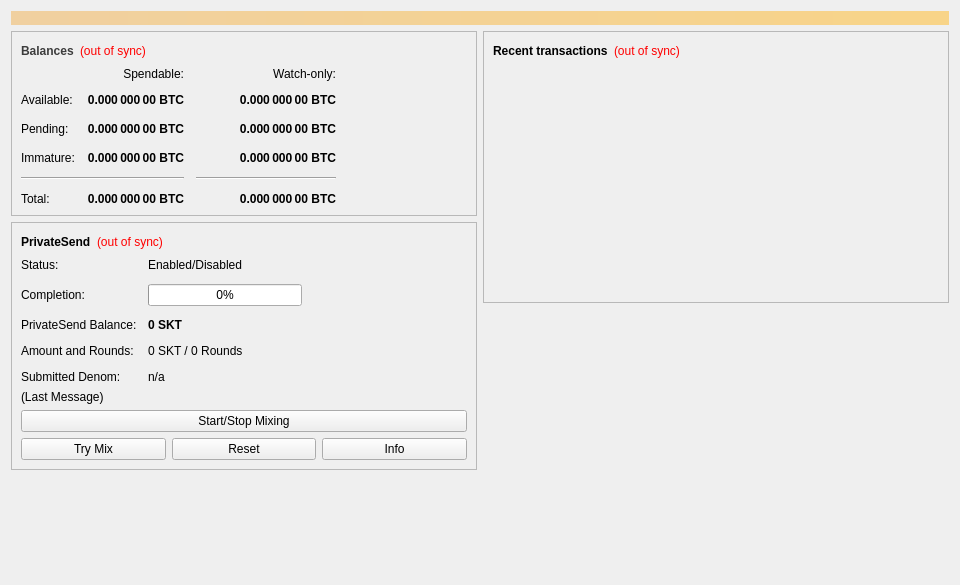
<?xml version="1.0" encoding="UTF-8"?>
<ui version="4.0">
 <class>OverviewPage</class>
 <widget class="QWidget" name="OverviewPage">
  <property name="geometry">
   <rect>
    <x>0</x>
    <y>0</y>
    <width>960</width>
    <height>585</height>
   </rect>
  </property>
  <property name="minimumSize">
   <size>
    <width>960</width>
    <height>0</height>
   </size>
  </property>
  <property name="windowTitle">
   <string>Form</string>
  </property>
  <layout class="QVBoxLayout" name="topLayout">
   <item>
    <widget class="QLabel" name="labelAlerts">
     <property name="visible">
      <bool>false</bool>
     </property>
     <property name="styleSheet">
      <string notr="true">background-color: qlineargradient(x1: 0, y1: 0, x2: 1, y2: 0, stop:0 #F0D0A0, stop:1 #F8D488); color:#000000;</string>
     </property>
     <property name="wordWrap">
      <bool>true</bool>
     </property>
     <property name="margin">
      <number>3</number>
     </property>
    </widget>
   </item>
   <item>
    <layout class="QHBoxLayout" name="horizontalLayout" stretch="1,1">
     <item>
      <layout class="QVBoxLayout" name="verticalLayout_2">
       <item>
        <widget class="QFrame" name="frame">
         <property name="frameShape">
          <enum>QFrame::StyledPanel</enum>
         </property>
         <property name="frameShadow">
          <enum>QFrame::Raised</enum>
         </property>
         <layout class="QVBoxLayout" name="verticalLayout_4">
          <item>
           <layout class="QHBoxLayout" name="horizontalLayout_4">
            <item>
             <widget class="QLabel" name="label_5">
              <property name="palette">
               <palette>
                <active>
                 <colorrole role="WindowText">
                  <brush brushstyle="SolidPattern">
                   <color alpha="255">
                    <red>0</red>
                    <green>0</green>
                    <blue>0</blue>
                   </color>
                  </brush>
                 </colorrole>
                </active>
                <inactive>
                 <colorrole role="WindowText">
                  <brush brushstyle="SolidPattern">
                   <color alpha="255">
                    <red>60</red>
                    <green>60</green>
                    <blue>60</blue>
                   </color>
                  </brush>
                 </colorrole>
                </inactive>
                <disabled>
                 <colorrole role="WindowText">
                  <brush brushstyle="SolidPattern">
                   <color alpha="255">
                    <red>133</red>
                    <green>133</green>
                    <blue>133</blue>
                   </color>
                  </brush>
                 </colorrole>
                </disabled>
               </palette>
              </property>
              <property name="font">
               <font>
                <weight>75</weight>
                <bold>true</bold>
               </font>
              </property>
              <property name="styleSheet">
               <string notr="true">
</string>
              </property>
              <property name="text">
               <string>Balances</string>
              </property>
             </widget>
            </item>
            <item>
             <widget class="QLabel" name="labelWalletStatus">
              <property name="toolTip">
               <string>The displayed information may be out of date. Your wallet automatically synchronizes with the MonetaryUnit network after a connection is established, but this process has not completed yet.</string>
              </property>
              <property name="styleSheet">
               <string notr="true">QLabel { color: red; }</string>
              </property>
              <property name="text">
               <string notr="true">(out of sync)</string>
              </property>
              <property name="alignment">
               <set>Qt::AlignLeading|Qt::AlignLeft|Qt::AlignVCenter</set>
              </property>
             </widget>
            </item>
            <item>
             <spacer name="horizontalSpacer_3">
              <property name="orientation">
               <enum>Qt::Horizontal</enum>
              </property>
              <property name="sizeHint" stdset="0">
               <size>
                <width>40</width>
                <height>20</height>
               </size>
              </property>
             </spacer>
            </item>
           </layout>
          </item>
          <item>
           <layout class="QGridLayout" name="gridLayout">
            <property name="spacing">
             <number>12</number>
            </property>
            <item row="2" column="2">
             <widget class="QLabel" name="labelWatchPending">
              <property name="font">
               <font>
                <weight>75</weight>
                <bold>true</bold>
               </font>
              </property>
              <property name="cursor">
               <cursorShape>IBeamCursor</cursorShape>
              </property>
              <property name="toolTip">
               <string>Unconfirmed transactions to watch-only addresses</string>
              </property>
              <property name="text">
               <string notr="true">0.000 000 00 BTC</string>
              </property>
              <property name="alignment">
               <set>Qt::AlignRight|Qt::AlignTrailing|Qt::AlignVCenter</set>
              </property>
              <property name="textInteractionFlags">
               <set>Qt::LinksAccessibleByMouse|Qt::TextSelectableByKeyboard|Qt::TextSelectableByMouse</set>
              </property>
             </widget>
            </item>
            <item row="2" column="1">
             <widget class="QLabel" name="labelUnconfirmed">
              <property name="font">
               <font>
                <weight>75</weight>
                <bold>true</bold>
               </font>
              </property>
              <property name="cursor">
               <cursorShape>IBeamCursor</cursorShape>
              </property>
              <property name="toolTip">
               <string>Total of transactions that have yet to be confirmed, and do not yet count toward the spendable balance</string>
              </property>
              <property name="text">
               <string notr="true">0.000 000 00 BTC</string>
              </property>
              <property name="alignment">
               <set>Qt::AlignRight|Qt::AlignTrailing|Qt::AlignVCenter</set>
              </property>
              <property name="textInteractionFlags">
               <set>Qt::LinksAccessibleByMouse|Qt::TextSelectableByKeyboard|Qt::TextSelectableByMouse</set>
              </property>
             </widget>
            </item>
            <item row="3" column="2">
             <widget class="QLabel" name="labelWatchImmature">
              <property name="font">
               <font>
                <weight>75</weight>
                <bold>true</bold>
               </font>
              </property>
              <property name="cursor">
               <cursorShape>IBeamCursor</cursorShape>
              </property>
              <property name="toolTip">
               <string>Mined balance in watch-only addresses that has not yet matured</string>
              </property>
              <property name="text">
               <string notr="true">0.000 000 00 BTC</string>
              </property>
              <property name="alignment">
               <set>Qt::AlignRight|Qt::AlignTrailing|Qt::AlignVCenter</set>
              </property>
              <property name="textInteractionFlags">
               <set>Qt::LinksAccessibleByMouse|Qt::TextSelectableByKeyboard|Qt::TextSelectableByMouse</set>
              </property>
             </widget>
            </item>
            <item row="4" column="0" colspan="2">
             <widget class="Line" name="lineSpendableBalance">
              <property name="orientation">
               <enum>Qt::Horizontal</enum>
              </property>
             </widget>
            </item>
            <item row="4" column="2">
             <widget class="Line" name="lineWatchBalance">
              <property name="sizePolicy">
               <sizepolicy hsizetype="Preferred" vsizetype="Fixed">
                <horstretch>0</horstretch>
                <verstretch>0</verstretch>
               </sizepolicy>
              </property>
              <property name="minimumSize">
               <size>
                <width>140</width>
                <height>0</height>
               </size>
              </property>
              <property name="orientation">
               <enum>Qt::Horizontal</enum>
              </property>
             </widget>
            </item>
            <item row="5" column="0">
             <widget class="QLabel" name="labelTotalText">
              <property name="text">
               <string>Total:</string>
              </property>
             </widget>
            </item>
            <item row="3" column="1">
             <widget class="QLabel" name="labelImmature">
              <property name="font">
               <font>
                <weight>75</weight>
                <bold>true</bold>
               </font>
              </property>
              <property name="cursor">
               <cursorShape>IBeamCursor</cursorShape>
              </property>
              <property name="toolTip">
               <string>Mined balance that has not yet matured</string>
              </property>
              <property name="text">
               <string notr="true">0.000 000 00 BTC</string>
              </property>
              <property name="alignment">
               <set>Qt::AlignRight|Qt::AlignTrailing|Qt::AlignVCenter</set>
              </property>
              <property name="textInteractionFlags">
               <set>Qt::LinksAccessibleByMouse|Qt::TextSelectableByKeyboard|Qt::TextSelectableByMouse</set>
              </property>
             </widget>
            </item>
            <item row="2" column="3">
             <spacer name="horizontalSpacer_2">
              <property name="orientation">
               <enum>Qt::Horizontal</enum>
              </property>
              <property name="sizeHint" stdset="0">
               <size>
                <width>40</width>
                <height>20</height>
               </size>
              </property>
             </spacer>
            </item>
            <item row="3" column="0">
             <widget class="QLabel" name="labelImmatureText">
              <property name="text">
               <string>Immature:</string>
              </property>
             </widget>
            </item>
            <item row="5" column="1">
             <widget class="QLabel" name="labelTotal">
              <property name="font">
               <font>
                <weight>75</weight>
                <bold>true</bold>
               </font>
              </property>
              <property name="cursor">
               <cursorShape>IBeamCursor</cursorShape>
              </property>
              <property name="toolTip">
               <string>Your current total balance</string>
              </property>
              <property name="text">
               <string notr="true">0.000 000 00 BTC</string>
              </property>
              <property name="alignment">
               <set>Qt::AlignRight|Qt::AlignTrailing|Qt::AlignVCenter</set>
              </property>
              <property name="textInteractionFlags">
               <set>Qt::LinksAccessibleByMouse|Qt::TextSelectableByKeyboard|Qt::TextSelectableByMouse</set>
              </property>
             </widget>
            </item>
            <item row="5" column="2">
             <widget class="QLabel" name="labelWatchTotal">
              <property name="font">
               <font>
                <weight>75</weight>
                <bold>true</bold>
               </font>
              </property>
              <property name="cursor">
               <cursorShape>IBeamCursor</cursorShape>
              </property>
              <property name="toolTip">
               <string>Current total balance in watch-only addresses</string>
              </property>
              <property name="text">
               <string notr="true">0.000 000 00 BTC</string>
              </property>
              <property name="alignment">
               <set>Qt::AlignRight|Qt::AlignTrailing|Qt::AlignVCenter</set>
              </property>
              <property name="textInteractionFlags">
               <set>Qt::LinksAccessibleByMouse|Qt::TextSelectableByKeyboard|Qt::TextSelectableByMouse</set>
              </property>
             </widget>
            </item>
            <item row="0" column="2">
             <widget class="QLabel" name="labelWatchonly">
              <property name="text">
               <string>Watch-only:</string>
              </property>
              <property name="alignment">
               <set>Qt::AlignRight|Qt::AlignTrailing|Qt::AlignVCenter</set>
              </property>
             </widget>
            </item>
            <item row="1" column="0">
             <widget class="QLabel" name="labelBalanceText">
              <property name="text">
               <string>Available:</string>
              </property>
             </widget>
            </item>
            <item row="1" column="1">
             <widget class="QLabel" name="labelBalance">
              <property name="font">
               <font>
                <weight>75</weight>
                <bold>true</bold>
               </font>
              </property>
              <property name="cursor">
               <cursorShape>IBeamCursor</cursorShape>
              </property>
              <property name="toolTip">
               <string>Your current spendable balance</string>
              </property>
              <property name="text">
               <string notr="true">0.000 000 00 BTC</string>
              </property>
              <property name="alignment">
               <set>Qt::AlignRight|Qt::AlignTrailing|Qt::AlignVCenter</set>
              </property>
              <property name="textInteractionFlags">
               <set>Qt::LinksAccessibleByMouse|Qt::TextSelectableByKeyboard|Qt::TextSelectableByMouse</set>
              </property>
             </widget>
            </item>
            <item row="1" column="2">
             <widget class="QLabel" name="labelWatchAvailable">
              <property name="font">
               <font>
                <weight>75</weight>
                <bold>true</bold>
               </font>
              </property>
              <property name="cursor">
               <cursorShape>IBeamCursor</cursorShape>
              </property>
              <property name="toolTip">
               <string>Your current balance in watch-only addresses</string>
              </property>
              <property name="text">
               <string notr="true">0.000 000 00 BTC</string>
              </property>
              <property name="alignment">
               <set>Qt::AlignRight|Qt::AlignTrailing|Qt::AlignVCenter</set>
              </property>
              <property name="textInteractionFlags">
               <set>Qt::LinksAccessibleByMouse|Qt::TextSelectableByKeyboard|Qt::TextSelectableByMouse</set>
              </property>
             </widget>
            </item>
            <item row="2" column="0">
             <widget class="QLabel" name="labelPendingText">
              <property name="text">
               <string>Pending:</string>
              </property>
             </widget>
            </item>
            <item row="0" column="1">
             <widget class="QLabel" name="labelSpendable">
              <property name="text">
               <string>Spendable:</string>
              </property>
              <property name="alignment">
               <set>Qt::AlignRight|Qt::AlignTrailing|Qt::AlignVCenter</set>
              </property>
             </widget>
            </item>
           </layout>
          </item>
         </layout>
        </widget>
       </item>
       <item>
        <widget class="QFrame" name="framePrivateSend">
         <property name="layoutDirection">
          <enum>Qt::LeftToRight</enum>
         </property>
         <property name="frameShape">
          <enum>QFrame::StyledPanel</enum>
         </property>
         <property name="frameShadow">
          <enum>QFrame::Raised</enum>
         </property>
         <layout class="QVBoxLayout" name="VerticalLayout_PS1">
          <item>
           <layout class="QHBoxLayout" name="horizontalLayout_5">
            <item>
             <widget class="QLabel" name="labelPrivateSendHeader">
              <property name="font">
               <font>
                <weight>75</weight>
                <bold>true</bold>
               </font>
              </property>
              <property name="text">
               <string>PrivateSend</string>
              </property>
             </widget>
            </item>
            <item>
             <widget class="QLabel" name="labelPrivateSendSyncStatus">
              <property name="toolTip">
               <string>The displayed information may be out of date. Your wallet automatically synchronizes with the MonetaryUnit network after a connection is established, but this process has not completed yet.</string>
              </property>
              <property name="styleSheet">
               <string notr="true">QLabel { color: red; }</string>
              </property>
              <property name="text">
               <string notr="true">(out of sync)</string>
              </property>
              <property name="alignment">
               <set>Qt::AlignLeading|Qt::AlignLeft|Qt::AlignVCenter</set>
              </property>
             </widget>
            </item>
            <item>
             <spacer name="horizontalSpacer_4">
              <property name="orientation">
               <enum>Qt::Horizontal</enum>
              </property>
              <property name="sizeHint" stdset="0">
               <size>
                <width>40</width>
                <height>20</height>
               </size>
              </property>
             </spacer>
            </item>
           </layout>
          </item>
          <item>
           <layout class="QFormLayout" name="privateSendFormLayout">
            <property name="fieldGrowthPolicy">
             <enum>QFormLayout::AllNonFixedFieldsGrow</enum>
            </property>
            <property name="horizontalSpacing">
             <number>11</number>
            </property>
            <property name="verticalSpacing">
             <number>12</number>
            </property>
            <item row="0" column="0">
             <widget class="QLabel" name="labelPrivateSendEnabledText">
              <property name="text">
               <string>Status:</string>
              </property>
             </widget>
            </item>
            <item row="0" column="1">
             <widget class="QLabel" name="labelPrivateSendEnabled">
              <property name="text">
               <string>Enabled/Disabled</string>
              </property>
             </widget>
            </item>
            <item row="1" column="0">
             <widget class="QLabel" name="labelCompletitionText">
              <property name="text">
               <string>Completion:</string>
              </property>
             </widget>
            </item>
            <item row="1" column="1">
             <widget class="QProgressBar" name="privateSendProgress">
              <property name="maximumSize">
               <size>
                <width>154</width>
                <height>16777215</height>
               </size>
              </property>
              <property name="value">
               <number>0</number>
              </property>
             </widget>
            </item>
            <item row="2" column="0">
             <widget class="QLabel" name="labelAnonymizedText">
              <property name="text">
               <string>PrivateSend Balance:</string>
              </property>
             </widget>
            </item>
            <item row="2" column="1">
             <widget class="QLabel" name="labelAnonymized">
              <property name="font">
               <font>
                <weight>75</weight>
                <bold>true</bold>
               </font>
              </property>
              <property name="text">
               <string notr="true">0 SKT</string>
              </property>
             </widget>
            </item>
            <item row="3" column="0">
             <widget class="QLabel" name="labelAmountAndRoundsText">
              <property name="text">
               <string>Amount and Rounds:</string>
              </property>
             </widget>
            </item>
            <item row="3" column="1">
             <widget class="QLabel" name="labelAmountRounds">
              <property name="text">
               <string>0 SKT / 0 Rounds</string>
              </property>
             </widget>
            </item>
            <item row="4" column="0">
             <widget class="QLabel" name="labelSubmittedDenomText">
              <property name="text">
               <string>Submitted Denom:</string>
              </property>
             </widget>
            </item>
            <item row="4" column="1">
             <widget class="QLabel" name="labelSubmittedDenom">
              <property name="toolTip">
               <string>The denominations you submitted to the Masternode.&lt;br&gt;To mix, other users must submit the exact same denominations.</string>
              </property>
              <property name="text">
               <string>n/a</string>
              </property>
             </widget>
            </item>
           </layout>
          </item>
          <item>
           <layout class="QVBoxLayout" name="VerticalLayout_PS">
            <item>
             <widget class="QLabel" name="labelPrivateSendLastMessage">
              <property name="text">
               <string>(Last Message)</string>
              </property>
              <property name="alignment">
               <set>Qt::AlignLeading|Qt::AlignLeft|Qt::AlignTop</set>
              </property>
              <property name="wordWrap">
               <bool>true</bool>
              </property>
             </widget>
            </item>
            <item>
             <widget class="QPushButton" name="togglePrivateSend">
              <property name="sizePolicy">
               <sizepolicy hsizetype="MinimumExpanding" vsizetype="Fixed">
                <horstretch>0</horstretch>
                <verstretch>0</verstretch>
               </sizepolicy>
              </property>
              <property name="text">
               <string>Start/Stop Mixing</string>
              </property>
             </widget>
            </item>
            <item>
             <layout class="QHBoxLayout" name="horizontalLayout_debugbuttons">
              <item>
               <widget class="QPushButton" name="privateSendAuto">
                <property name="sizePolicy">
                 <sizepolicy hsizetype="MinimumExpanding" vsizetype="Fixed">
                  <horstretch>0</horstretch>
                  <verstretch>0</verstretch>
                 </sizepolicy>
                </property>
                <property name="toolTip">
                 <string>Try to manually submit a PrivateSend request.</string>
                </property>
                <property name="text">
                 <string>Try Mix</string>
                </property>
               </widget>
              </item>
              <item>
               <widget class="QPushButton" name="privateSendReset">
                <property name="sizePolicy">
                 <sizepolicy hsizetype="MinimumExpanding" vsizetype="Fixed">
                  <horstretch>0</horstretch>
                  <verstretch>0</verstretch>
                 </sizepolicy>
                </property>
                <property name="toolTip">
                 <string>Reset the current status of PrivateSend (can interrupt PrivateSend if it's in the process of Mixing, which can cost you money!)</string>
                </property>
                <property name="autoFillBackground">
                 <bool>false</bool>
                </property>
                <property name="text">
                 <string>Reset</string>
                </property>
               </widget>
              </item>
              <item>
               <widget class="QPushButton" name="privateSendInfo">
                <property name="sizePolicy">
                 <sizepolicy hsizetype="MinimumExpanding" vsizetype="Fixed">
                  <horstretch>0</horstretch>
                  <verstretch>0</verstretch>
                 </sizepolicy>
                </property>
                <property name="toolTip">
                 <string>Information about PrivateSend and Mixing</string>
                </property>
                <property name="text">
                 <string>Info</string>
                </property>
               </widget>
              </item>
             </layout>
            </item>
           </layout>
          </item>
         </layout>
        </widget>
       </item>
       <item>
        <spacer name="verticalSpacer">
         <property name="orientation">
          <enum>Qt::Vertical</enum>
         </property>
         <property name="sizeHint" stdset="0">
          <size>
           <width>20</width>
           <height>40</height>
          </size>
         </property>
        </spacer>
       </item>
      </layout>
     </item>
     <item>
      <layout class="QVBoxLayout" name="verticalLayout_3">
       <item>
        <widget class="QFrame" name="frame_2">
         <property name="frameShape">
          <enum>QFrame::StyledPanel</enum>
         </property>
         <property name="frameShadow">
          <enum>QFrame::Raised</enum>
         </property>
         <layout class="QVBoxLayout" name="verticalLayout">
          <item>
           <layout class="QHBoxLayout" name="horizontalLayout_2">
            <item>
             <widget class="QLabel" name="label_4">
              <property name="font">
               <font>
                <weight>75</weight>
                <bold>true</bold>
               </font>
              </property>
              <property name="text">
               <string>Recent transactions</string>
              </property>
             </widget>
            </item>
            <item>
             <widget class="QLabel" name="labelTransactionsStatus">
              <property name="toolTip">
               <string>The displayed information may be out of date. Your wallet automatically synchronizes with the MonetaryUnit network after a connection is established, but this process has not completed yet.</string>
              </property>
              <property name="styleSheet">
               <string notr="true">QLabel { color: red; }</string>
              </property>
              <property name="text">
               <string notr="true">(out of sync)</string>
              </property>
              <property name="alignment">
               <set>Qt::AlignLeading|Qt::AlignLeft|Qt::AlignVCenter</set>
              </property>
             </widget>
            </item>
            <item>
             <spacer name="horizontalSpacer">
              <property name="orientation">
               <enum>Qt::Horizontal</enum>
              </property>
              <property name="sizeHint" stdset="0">
               <size>
                <width>40</width>
                <height>20</height>
               </size>
              </property>
             </spacer>
            </item>
           </layout>
          </item>
          <item>
           <widget class="QListView" name="listTransactions">
            <property name="styleSheet">
             <string notr="true">QListView { background: transparent; }</string>
            </property>
            <property name="frameShape">
             <enum>QFrame::NoFrame</enum>
            </property>
            <property name="verticalScrollBarPolicy">
             <enum>Qt::ScrollBarAlwaysOff</enum>
            </property>
            <property name="horizontalScrollBarPolicy">
             <enum>Qt::ScrollBarAlwaysOff</enum>
            </property>
            <property name="selectionMode">
             <enum>QAbstractItemView::NoSelection</enum>
            </property>
           </widget>
          </item>
         </layout>
        </widget>
       </item>
       <item>
        <spacer name="verticalSpacer_2">
         <property name="orientation">
          <enum>Qt::Vertical</enum>
         </property>
         <property name="sizeHint" stdset="0">
          <size>
           <width>20</width>
           <height>40</height>
          </size>
         </property>
        </spacer>
       </item>
      </layout>
     </item>
    </layout>
   </item>
  </layout>
 </widget>
 <resources/>
 <connections/>
</ui>
